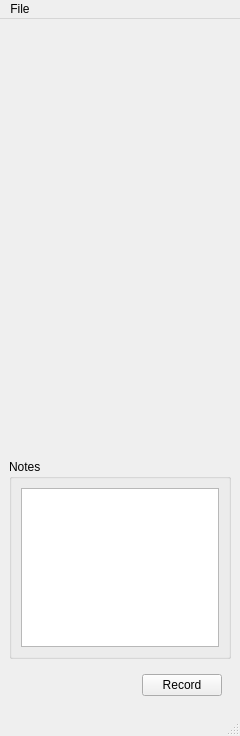
<?xml version="1.0" encoding="UTF-8"?>
<ui version="4.0">
 <class>MainWindow</class>
 <widget class="QMainWindow" name="MainWindow">
  <property name="geometry">
   <rect>
    <x>0</x>
    <y>0</y>
    <width>240</width>
    <height>736</height>
   </rect>
  </property>
  <property name="sizePolicy">
   <sizepolicy hsizetype="Fixed" vsizetype="Preferred">
    <horstretch>0</horstretch>
    <verstretch>0</verstretch>
   </sizepolicy>
  </property>
  <property name="minimumSize">
   <size>
    <width>240</width>
    <height>0</height>
   </size>
  </property>
  <property name="maximumSize">
   <size>
    <width>240</width>
    <height>10000</height>
   </size>
  </property>
  <property name="acceptDrops">
   <bool>true</bool>
  </property>
  <property name="windowTitle">
   <string>HAL-4000</string>
  </property>
  <property name="windowIcon">
   <iconset>
    <normaloff>../../HAL-4000.ico</normaloff>../../HAL-4000.ico</iconset>
  </property>
  <widget class="QWidget" name="centralwidget">
   <property name="sizePolicy">
    <sizepolicy hsizetype="Preferred" vsizetype="Preferred">
     <horstretch>0</horstretch>
     <verstretch>0</verstretch>
    </sizepolicy>
   </property>
   <property name="minimumSize">
    <size>
     <width>0</width>
     <height>0</height>
    </size>
   </property>
   <property name="maximumSize">
    <size>
     <width>1000</width>
     <height>10000</height>
    </size>
   </property>
   <property name="acceptDrops">
    <bool>true</bool>
   </property>
   <layout class="QVBoxLayout" name="verticalLayout_3">
    <item>
     <widget class="QWidget" name="containerWidget" native="true">
      <property name="sizePolicy">
       <sizepolicy hsizetype="Preferred" vsizetype="MinimumExpanding">
        <horstretch>0</horstretch>
        <verstretch>0</verstretch>
       </sizepolicy>
      </property>
     </widget>
    </item>
    <item>
     <widget class="QGroupBox" name="notesGroupBox">
      <property name="sizePolicy">
       <sizepolicy hsizetype="Preferred" vsizetype="Fixed">
        <horstretch>0</horstretch>
        <verstretch>0</verstretch>
       </sizepolicy>
      </property>
      <property name="minimumSize">
       <size>
        <width>50</width>
        <height>200</height>
       </size>
      </property>
      <property name="maximumSize">
       <size>
        <width>231</width>
        <height>200</height>
       </size>
      </property>
      <property name="title">
       <string>Notes</string>
      </property>
      <layout class="QHBoxLayout" name="horizontalLayout_3">
       <item>
        <widget class="QTextEdit" name="notesEdit">
         <property name="sizePolicy">
          <sizepolicy hsizetype="Preferred" vsizetype="Preferred">
           <horstretch>0</horstretch>
           <verstretch>0</verstretch>
          </sizepolicy>
         </property>
         <property name="minimumSize">
          <size>
           <width>20</width>
           <height>37</height>
          </size>
         </property>
         <property name="maximumSize">
          <size>
           <width>10000</width>
           <height>10000</height>
          </size>
         </property>
        </widget>
       </item>
      </layout>
     </widget>
    </item>
    <item>
     <widget class="QWidget" name="widget_4" native="true">
      <layout class="QHBoxLayout" name="horizontalLayout_2">
       <item>
        <spacer name="horizontalSpacer">
         <property name="orientation">
          <enum>Qt::Horizontal</enum>
         </property>
         <property name="sizeHint" stdset="0">
          <size>
           <width>110</width>
           <height>20</height>
          </size>
         </property>
        </spacer>
       </item>
       <item>
        <widget class="QtRecordButton" name="recordButton">
         <property name="text">
          <string>Record</string>
         </property>
        </widget>
       </item>
      </layout>
     </widget>
    </item>
   </layout>
  </widget>
  <widget class="QMenuBar" name="menubar">
   <property name="geometry">
    <rect>
     <x>0</x>
     <y>0</y>
     <width>240</width>
     <height>25</height>
    </rect>
   </property>
   <widget class="QMenu" name="menuFile">
    <property name="title">
     <string>File</string>
    </property>
    <addaction name="actionSettings"/>
    <addaction name="actionShutter"/>
    <addaction name="actionDirectory"/>
    <addaction name="actionDisconnect"/>
    <addaction name="separator"/>
    <addaction name="actionQuit"/>
   </widget>
   <addaction name="menuFile"/>
  </widget>
  <widget class="QStatusBar" name="statusbar"/>
  <action name="actionQuit">
   <property name="text">
    <string>&amp;Quit</string>
   </property>
  </action>
  <action name="actionSettings">
   <property name="text">
    <string>&amp;New Settings</string>
   </property>
  </action>
  <action name="actionShutter">
   <property name="text">
    <string>N&amp;ew Shutter Sequence</string>
   </property>
  </action>
  <action name="actionDirectory">
   <property name="text">
    <string>&amp;Set Working Directory</string>
   </property>
  </action>
  <action name="actionIllumination">
   <property name="text">
    <string>Illumination</string>
   </property>
  </action>
  <action name="actionStage">
   <property name="text">
    <string>Stage</string>
   </property>
  </action>
  <action name="actionFocus_Lock">
   <property name="text">
    <string>Focus Lock</string>
   </property>
  </action>
  <action name="actionSpot_Counter">
   <property name="text">
    <string>Spot Counter</string>
   </property>
  </action>
  <action name="actionSwitch_Test">
   <property name="text">
    <string>Switch Test</string>
   </property>
  </action>
  <action name="actionMisc_Controls">
   <property name="text">
    <string>Misc. Controls</string>
   </property>
  </action>
  <action name="actionProgression">
   <property name="text">
    <string>Progressions</string>
   </property>
  </action>
  <action name="actionDisconnect">
   <property name="text">
    <string>&amp;Disconnect</string>
   </property>
  </action>
 </widget>
 <customwidgets>
  <customwidget>
   <class>QtRecordButton</class>
   <extends>QPushButton</extends>
   <header>storm_control.hal4000.qtWidgets.qtRecordButton</header>
  </customwidget>
 </customwidgets>
 <resources/>
 <connections/>
</ui>
